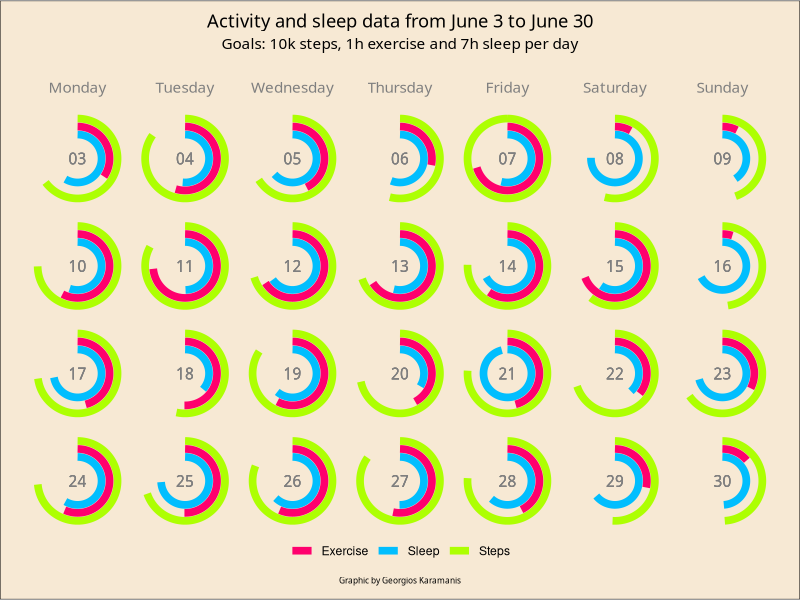

Generate this figure with R: (Note: this script raises an error after producing the figure.)
library(here)
library(tidyverse)

df <- read.csv(here::here("201907", "health.csv"))
df_t <- df %>%
  mutate(date = as.Date(date)) %>% 
  filter(date > "2019-06-02") %>% 
  select(date, steps_perc, sleep_perc, exercise_perc) %>% 
  gather("type", "perc", steps_perc:exercise_perc) %>% 
  mutate(wkd = weekdays(as.Date(date,'%Y-%m-%d')),
         wk = format(date, "%V"),
         d = format(date, "%d"))

df_t$wkdf <- factor(df_t$wkd, levels = c("Monday", "Tuesday", "Wednesday", "Thursday", "Friday", "Saturday", "Sunday"))

ggplot(df_t) +
  geom_rect(aes(xmin = 0, xmax = perc,
                ymin = type, ymax = type,
                color = type),
            size = 2.6, key_glyph = "smooth") +
  coord_polar() +
  labs(
    title = "Activity and sleep data from June 3 to June 30",
    subtitle = "Goals: 10k steps, 1h exercise and 7h sleep per day",
    caption = "Graphic by Georgios Karamanis"
    ) +
  ylim(c("", "", "sleep_perc", "exercise_perc", "steps_perc")) +
  scale_color_manual(values = c("#FF006D", "#01BEFE", "#ADFF02"),
    labels = c("Exercise", "Sleep", "Steps")) +
  geom_text(aes(0, 0, label = d),
    family = "IBM Plex Mono",
    color = "grey50") +
  facet_grid(wk ~ wkdf) +
  theme_void() +
  theme(
    plot.background = element_rect(fill = "#F7E9D4"),
    plot.margin = margin(0, 20, 0, 20),
    legend.position = "bottom",
    legend.title = element_blank(),
    legend.margin = margin(0, 0, 10, 0),
    strip.text.x = element_text(family = "IBM Plex Mono Medium",
                              size = 11, color = "grey50",
                              margin = margin(20, 0, 10, 0)),
    strip.text.y = element_blank(),
    plot.title = element_text(family = "IBM Plex Serif Bold",
                              hjust = 0.5,
                              margin = margin(10, 0, 0, 0)),
    plot.subtitle = element_text(family = "IBM Plex Sans",
                                 hjust = 0.5),
    plot.caption = element_text(family = "IBM Plex Sans",
                                hjust = 0.5, size = 6,
                                margin = margin(0, 0, 10, 0))
  ) +
  ggsave(here("201907", "health.png"), dpi = 300)




